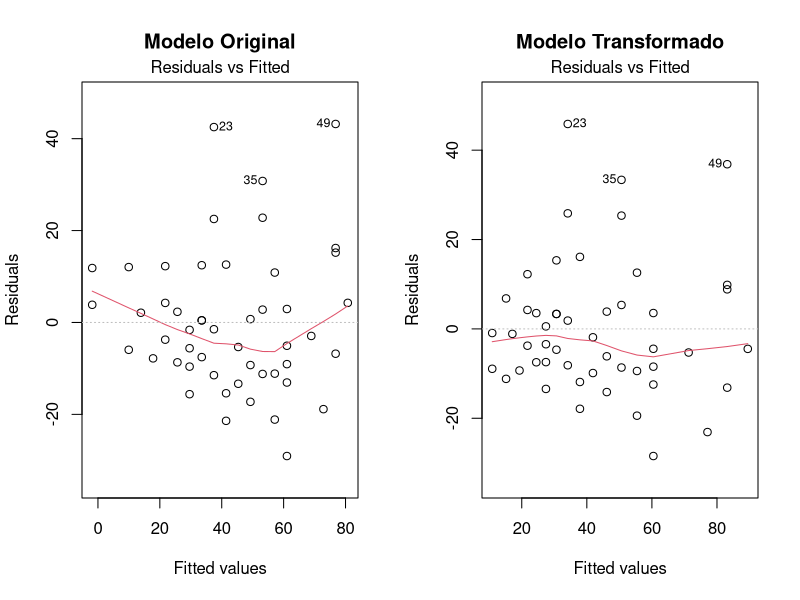
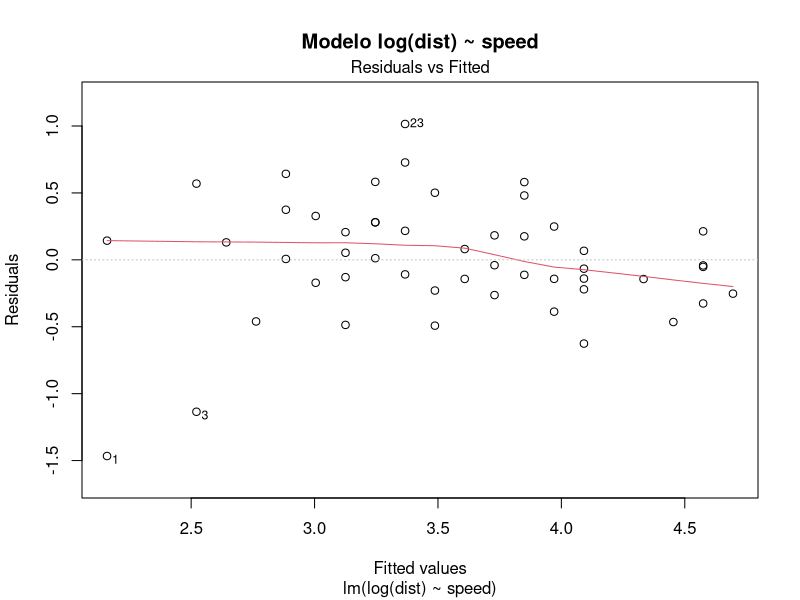
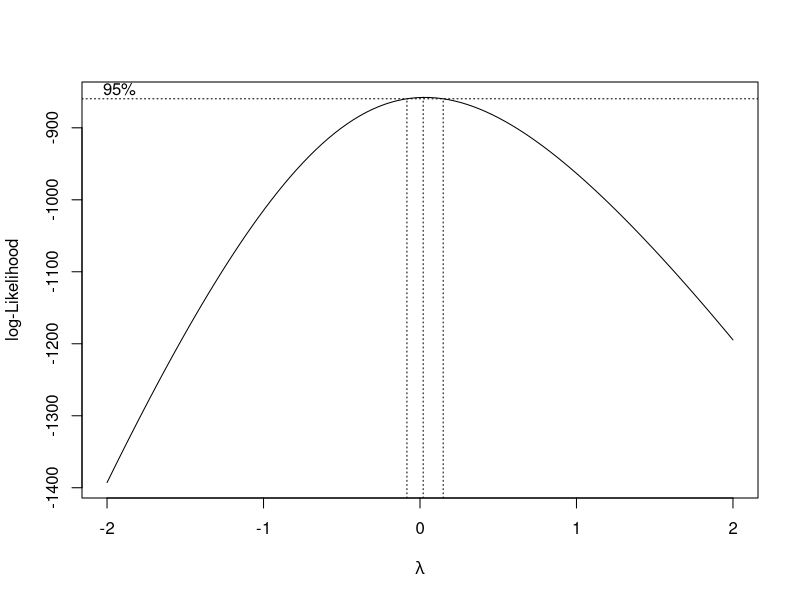

These charts were generated, in order, by the following R code:
## ---- chunk 1
variables_iris <- iris[, 1:4]
estadisticas_orig <- data.frame(
  Media = sapply(variables_iris, mean),
  Desv_Est = sapply(variables_iris, sd)
)
print("Estadísticas originales:")
print(round(estadisticas_orig, 3))
## ---- chunk 2
iris_scaled <- as.data.frame(scale(variables_iris))
estadisticas_scaled <- data.frame(
  Media = sapply(iris_scaled, mean),
  Desv_Est = sapply(iris_scaled, sd)
)
print("Estadísticas después de estandarización:")
print(round(estadisticas_scaled, 10))
## ---- chunk 3
modelo_cars_orig <- lm(dist ~ speed, data = cars)
par(mfrow = c(1, 2))
plot(modelo_cars_orig, which = 1, main = "Modelo Original")
## ---- chunk 4
# Probamos transformación cuadrática del predictor
modelo_cars_trans <- lm(dist ~ I(speed^2), data = cars)
plot(modelo_cars_trans, which = 1, main = "Modelo Transformado")
## ---- chunk 5
# Alternativa: transformación logarítmica de la respuesta
# (eliminando dist = 0 si existe)
cars_filtered <- cars[cars$dist > 0, ]
modelo_log <- lm(log(dist) ~ speed, data = cars_filtered)
par(mfrow = c(1, 1))
plot(modelo_log, which = 1, main = "Modelo log(dist) ~ speed")
## ---- chunk 6
library(MASS)
modelo_boston <- lm(medv ~ lstat, data = Boston)
boxcox(modelo_boston)
## ---- chunk 7
modelo_interaccion <- lm(mpg ~ wt + hp + wt:hp, data = mtcars)
# O equivalentemente: lm(mpg ~ wt * hp, data = mtcars)
## ---- chunk 8
summary(modelo_interaccion)
